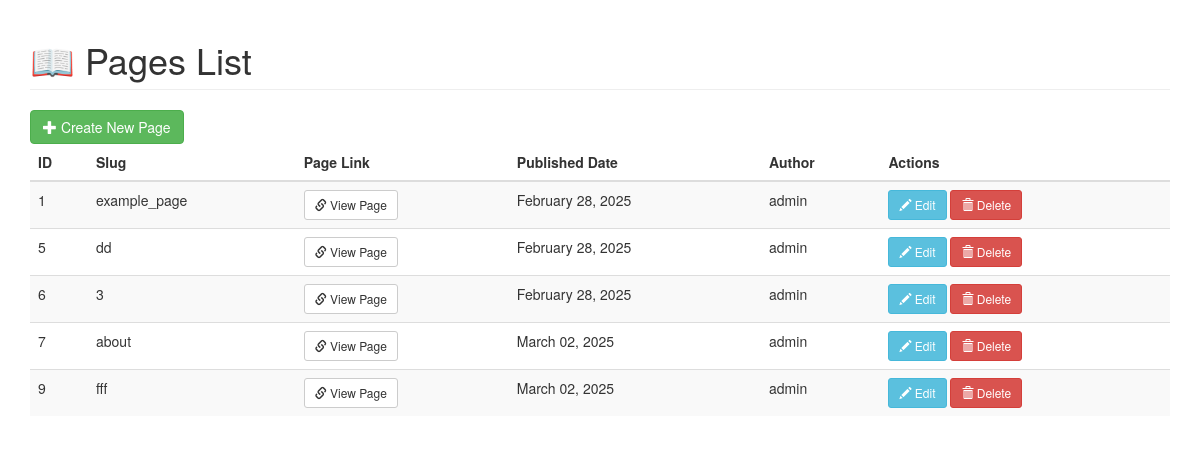
The app's page /admin/pages (signed in), older data.
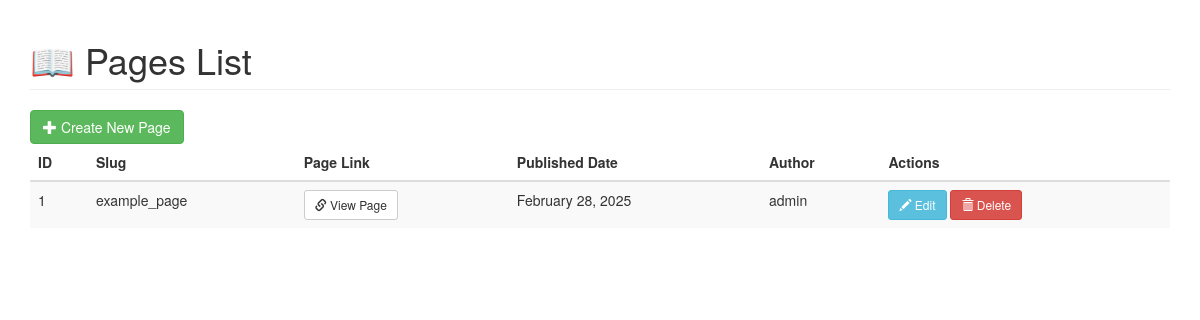
The same page, newer data.
### models.py (models this page shows, shortened)
class Page(db.Model):
    id = db.Column(db.Integer, primary_key=True)
    slug = db.Column(db.String(100), unique=True, nullable=False)
    title = db.Column(db.String(255), nullable=False)
    content = db.Column(db.Text, nullable=False)  # JSON content
    published_date = db.Column(db.DateTime, default=datetime.utcnow)  # Date of publication
    user_id = db.Column(db.Integer, db.ForeignKey('user.id'), nullable=False)
    image_url = db.Column(db.String(255), nullable=True)  # URL картинки
    teaser_text = db.Column(db.String(255), nullable=True)  # Тизер
    category = db.Column(db.String(100), nullable=True)  # Категория
    user = db.relationship('User', backref=db.backref('created_pages', lazy=True))

class User(db.Model, UserMixin):
    id = db.Column(db.Integer, primary_key=True)
    username = db.Column(db.String(50), unique=True, nullable=False)
    password = db.Column(db.String(100), nullable=False)
    pages = db.relationship('Page', backref='author', lazy=True)

### routes.py (the view)
@app_routes.route('/admin/pages', methods=['GET'])
@login_required
def pages_list():
    pages = Page.query.all()
    return render_template('pages_list.html', pages=pages)

### admin.py (called while the page is built)
@login_manager.user_loader
def load_user(user_id):
    return User.query.get(int(user_id))

### app.py (called while the page is built)
@app.before_request
def log_request_data():
    if request.method == 'POST':
        app.logger.debug(f"Request headers: {request.headers}")
        app.logger.debug(f"Request data: {request.data}")
        if request.content_type == "application/json":
            json_data = request.get_json(silent=True)  # <-- Добавили silent=True
            app.logger.debug(f"Request JSON: {json_data}")

### templates/pages_list.html (shortened to what this page needs)
<!DOCTYPE html>
<html lang="en">
<head>
    <link rel="stylesheet" href="https://maxcdn.bootstrapcdn.com/bootstrap/3.4.1/css/bootstrap.min.css">
</head>
<body>
    <div class="container">
        <h1 class="page-header">📖 Pages List</h1>
        <div class="mb-3">
            <a href="{{ url_for('app_routes.create_page') }}" class="btn btn-success">
                <span class="glyphicon glyphicon-plus"></span> Create New Page
            </a>
        </div>
        {% if pages %}
            <table class="table table-striped">
                <thead>
                    <tr>
                        <th>ID</th>
                        <th>Slug</th>
                        <th>Page Link</th>
                        <th>Published Date</th>
                        <th>Author</th>
                        <th>Actions</th>
                    </tr>
                </thead>
                <tbody>
                    {% for page in pages %}
                        <tr>
                            <td>{{ page.id }}</td>
                            <td>{{ page.slug }}</td>
                            <td>
                                <a href="{{ url_for('app_routes.show_page', slug=page.slug) }}" target="_blank" class="btn btn-default btn-sm">
                                    <span class="glyphicon glyphicon-link"></span> View Page
                                </a>
                            </td>
                            <td>
                                {% if page.published_date %}
                                    {{ page.published_date.strftime('%B %d, %Y') }}
                                {% else %}
                                    Not set
                                {% endif %}
                            </td>
                            <td>
                                {% if page.author %}
                                    {{ page.author.username }}
                                {% else %}
                                    Unknown
                                {% endif %}
                            </td>
                            <td>
                                <a href="{{ url_for('app_routes.edit_page', id=page.id) }}" class="btn btn-info btn-sm">
                                    <span class="glyphicon glyphicon-pencil"></span> Edit
                                </a>
                                <form method="POST" action="{{ url_for('app_routes.delete_page', id=page.id) }}"
                                      style="display:inline;"
                                      onsubmit="return confirm('Are you sure you want to delete this page?');">
                                    <button type="submit" class="btn btn-danger btn-sm">
                                        <span class="glyphicon glyphicon-trash"></span> Delete
                                    </button>
                                </form>
                            </td>
                        </tr>
                    {% endfor %}
                </tbody>
            </table>
        {% else %}
            <div class="alert alert-info">
                <strong>No pages found.</strong> Create a new page!
            </div>
        {% endif %}
    </div>
</body>
</html>

Row changes from the older to the newer data that the page shows:
removed Page: id "5", slug "dd", published_date "February 28, 2025", author.username "admin"
removed Page: id "6", slug "3", published_date "February 28, 2025", author.username "admin"
removed Page: id "7", slug "about", published_date "March 02, 2025", author.username "admin"
removed Page: id "9", slug "fff", published_date "March 02, 2025", author.username "admin"
